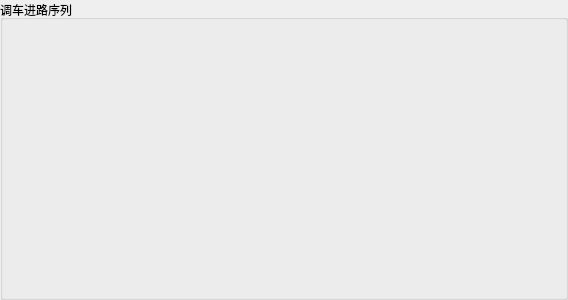
<?xml version="1.0" encoding="UTF-8"?>
<ui version="4.0">
 <class>ShuntRouteOrder</class>
 <widget class="QWidget" name="ShuntRouteOrder">
  <property name="geometry">
   <rect>
    <x>0</x>
    <y>0</y>
    <width>568</width>
    <height>300</height>
   </rect>
  </property>
  <property name="windowTitle">
   <string>Form</string>
  </property>
  <layout class="QVBoxLayout" name="verticalLayout">
   <property name="spacing">
    <number>0</number>
   </property>
   <property name="leftMargin">
    <number>0</number>
   </property>
   <property name="topMargin">
    <number>0</number>
   </property>
   <property name="rightMargin">
    <number>0</number>
   </property>
   <property name="bottomMargin">
    <number>0</number>
   </property>
   <item>
    <widget class="QGroupBox" name="groupBox">
     <property name="title">
      <string>调车进路序列</string>
     </property>
     <layout class="QVBoxLayout" name="verticalLayout_2">
      <property name="spacing">
       <number>4</number>
      </property>
      <property name="leftMargin">
       <number>4</number>
      </property>
      <property name="topMargin">
       <number>4</number>
      </property>
      <property name="rightMargin">
       <number>4</number>
      </property>
      <property name="bottomMargin">
       <number>4</number>
      </property>
     </layout>
    </widget>
   </item>
  </layout>
 </widget>
 <resources/>
 <connections/>
</ui>
